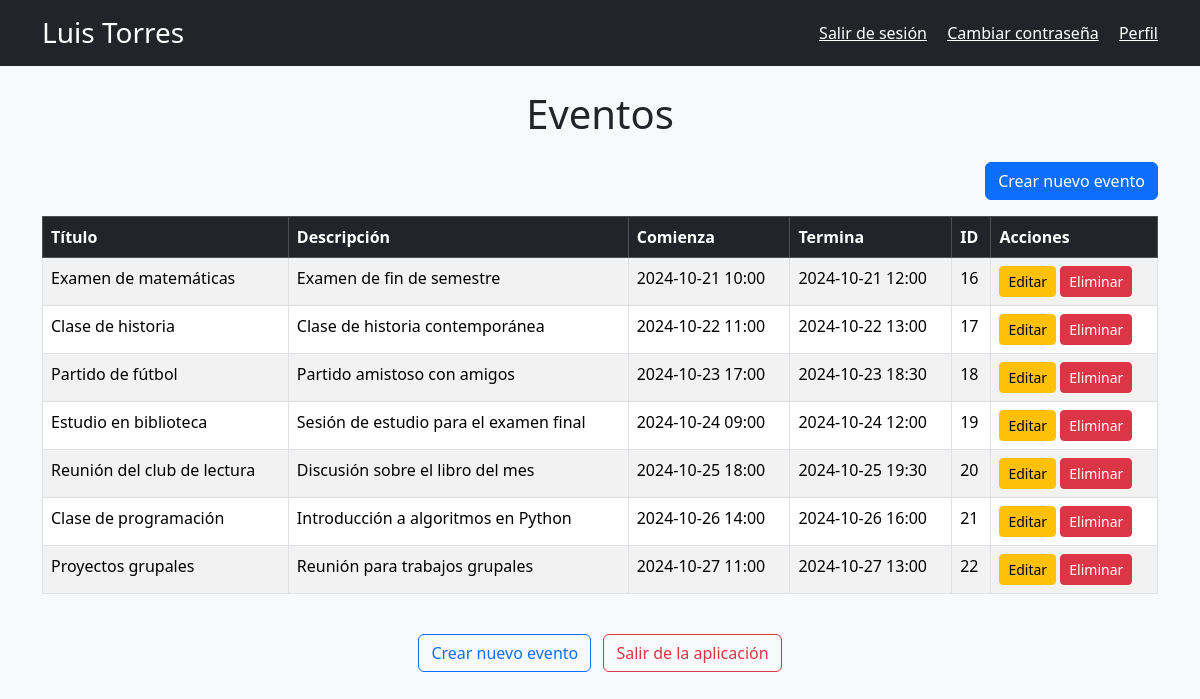
Screenshot of /events.php (signed in) with the database file from the repository.
### tables this page shows
CREATE TABLE users (id INTEGER PRIMARY KEY AUTOINCREMENT,
                                                            email TEXT UNIQUE,
                                                            password TEXT,
                                                            first_name TEXT,
                                                            last_name TEXT,
                                                            birth_date TEXT,
                                                            about TEXT);

CREATE TABLE events (id INTEGER PRIMARY KEY AUTOINCREMENT,
                                                            user_id INTEGER,
                                                            title TEXT,
                                                            description TEXT,
                                                            start_date TEXT,
                                                            end_date TEXT,
                                                            FOREIGN KEY(user_id) REFERENCES users(id));

### db.php (called while the page is built)
<?php
require_once __DIR__ . "/data-access/CalendarDataAccess.php";
require_once __DIR__ . "/entities/User.php";
require_once __DIR__ . "/entities/Event.php";
$dbFile = __DIR__ . "/data-access/calendario.db";
$calendarDataAccess = new CalendarDataAccess($dbFile);

### data-access/CalendarDataAccess.php (called while the page is built, shortened)
<?php
require_once __DIR__ . "/../entities/User.php";
require_once __DIR__ . "/../entities/Event.php";
class CalendarDataAccess
{
    private $pdo;
    public function __construct($dbFile)
    {
        $this->pdo = new PDO("sqlite:" . $dbFile);
        $this->pdo->setAttribute(PDO::ATTR_ERRMODE, PDO::ERRMODE_EXCEPTION);
        $this->createInitialDataIfTablesEmpty();
    }
    private function createTables(): void
    {
        $this->pdo->exec("CREATE TABLE IF NOT EXISTS users (id INTEGER PRIMARY KEY AUTOINCREMENT,
                                                            email TEXT UNIQUE,
                                                            password TEXT,
                                                            first_name TEXT,
                                                            last_name TEXT,
                                                            birth_date TEXT,
                                                            about TEXT)");
        $this->pdo->exec("CREATE TABLE IF NOT EXISTS events (id INTEGER PRIMARY KEY AUTOINCREMENT,
                                                            user_id INTEGER,
                                                            title TEXT,
                                                            description TEXT,
                                                            start_date TEXT,
                                                            end_date TEXT,
                                                            FOREIGN KEY(user_id) REFERENCES users(id))");
    }
    private function createInitialDataIfTablesEmpty(): void
    {
        if ($this->isUsersTableEmpty()) {
            $this->createInitialUsers();
        }
        if ($this->isEventsTableEmpty()) {
            $this->createInitialEvents();
        }
    }
    private function isUsersTableEmpty(): bool
    {
        $stmt = $this->pdo->query("SELECT COUNT(1) as count FROM users");
        $result = $stmt->fetch(PDO::FETCH_ASSOC);
        return $result['count'] == 0;
    }
    private function isEventsTableEmpty(): bool
    {
        $stmt = $this->pdo->query("SELECT COUNT(1) as count FROM events");
        $result = $stmt->fetch(PDO::FETCH_ASSOC);
        return $result['count'] == 0;
    }
    public function getUserById(int $userId): ?User
    {
        $stmt = $this->pdo->prepare("SELECT * FROM users WHERE id = :id");
        $stmt->execute([':id' => $userId]);
        $result = $stmt->fetch(PDO::FETCH_ASSOC);
        if ($result) {
            $user = new User(
                $result['email'],
                $result['password'],
                $result['first_name'],
                $result['last_name'],
                $result['birth_date'],
                $result['about'],
                $result['id']
            );
            return $user;
        } else {
            return null;
        }
    }
    public function getEventsByUserId(int $userId): array
    {
        $stmt = $this->pdo->prepare("SELECT * FROM events WHERE user_id = :user_id ORDER BY start_date ASC");
        $stmt->bindValue(':user_id', $userId);
        $stmt->execute();
        $results = $stmt->fetchAll(PDO::FETCH_ASSOC);
        $events = [];
        foreach ($results as $row) {
            $event = new Event(
                $row['user_id'],
                $row['title'],
                $row['description'],
                $row['start_date'],
                $row['end_date'],
                $row['id']
            );
            $events[] = $event;
        }
        return $events;
    }
}

### entities/User.php (called while the page is built, shortened)
<?php
class User
{
    private $firstName;
    private $lastName;
    public function getFirstName()
    {
        return $this->firstName;
    }
    public function getLastName()
    {
        return $this->lastName;
    }
    public function setFirstName($firstName)
    {
        $this->firstName = $firstName;
    }
    public function setLastName($lastName)
    {
        $this->lastName = $lastName;
    }
}

### entities/Event.php (called while the page is built, shortened)
<?php
class Event
{
    private $id;
    private $title;
    private $description;
    private $startDate;
    private $endDate;
    public function __construct($userId, $title, $description, $startDate, $endDate, $id = null)
    {
        $this->id = $id;
    }
    public function getId()
    {
        return $this->id;
    }
    public function getTitle()
    {
        return $this->title;
    }
    public function getDescription()
    {
        return $this->description;
    }
    public function getStartDate()
    {
        return $this->startDate;
    }
    public function getEndDate()
    {
        return $this->endDate;
    }
    public function setTitle($title)
    {
        $this->title = $title;
    }
    public function setDescription($description)
    {
        $this->description = $description;
    }
    public function setStartDate($startDate)
    {
        $this->startDate = $startDate;
    }
    public function setEndDate($endDate)
    {
        $this->endDate = $endDate;
    }
}

### events.php (the view, shortened to what this page needs)
<?php
include_once __DIR__ . "/db.php";
?>
<!DOCTYPE html>
<html lang="en">
<head>
    <link rel="stylesheet" href="https://cdn.jsdelivr.net/npm/bootstrap@5.3.3/dist/css/bootstrap.min.css"
>
</head>
<body class="bg-light">
    <header class="p-3 bg-dark text-white mb-4">
        <div class="container d-flex justify-content-between align-items-center">
            <div>
                <?php
                $user = $calendarDataAccess->getUserById($_SESSION['user']);
                $name = htmlspecialchars($user->getFirstName());
                $lastname = htmlspecialchars($user->getLastName());
                ?>
                <h1 class="h3 mb-0"><?php echo "$name $lastname"; ?></h1>
            </div>
            <nav>
                <a href="logout.php" class="text-white me-3">Salir de sesión</a>
                <a href="#!" class="text-white me-3">Cambiar contraseña</a>
                <a href="#!" class="text-white">Perfil</a>
            </nav>
        </div>
    </header>
    <main class="container">
        <h1 class="mb-4 text-center">Eventos</h1>
        <div class="d-flex justify-content-end mb-3">
            <a href="new-event.php" class="btn btn-primary">Crear nuevo evento</a>
        </div>
        <?php
        $events = $calendarDataAccess->getEventsByUserId($_SESSION['user']);
        if (count($events) > 0):
        ?>
            <div class="table-responsive">
                <table class="table table-bordered table-striped">
                    <thead class="table-dark">
                        <tr>
                            <th>Título</th>
                            <th>Descripción</th>
                            <th>Comienza</th>
                            <th>Termina</th>
                            <th>ID</th>
                            <th>Acciones</th>
                        </tr>
                    </thead>
                    <tbody>
                        <?php
                        foreach ($events as $event):
                            $titulo = htmlspecialchars($event->getTitle());
                            $descrip = htmlspecialchars($event->getDescription());
                            $comienza = htmlspecialchars($event->getStartDate());
                            $termina = htmlspecialchars($event->getEndDate());
                            $id = htmlspecialchars($event->getId());
                        ?>
                            <tr>
                                <td><?php echo $titulo; ?></td>
                                <td><?php echo $descrip; ?></td>
                                <td><?php echo $comienza; ?></td>
                                <td><?php echo $termina; ?></td>
                                <td><?php echo $id; ?></td>
                                <td>
                                    <a href="#!" class="btn btn-sm btn-warning">Editar</a>
                                    <a href="delete-event.php?id=<?php echo $id; ?>" class="btn btn-sm btn-danger">Eliminar</a>
                                </td>
                            </tr>
                        <?php endforeach; ?>
                    </tbody>
                </table>
            </div>
        <?php else: ?>
            <p class="text-center">No tienes eventos registrados.</p>
        <?php endif; ?>
        <div class="mt-4 text-center">
            <a href="new-event.php" class="btn btn-outline-primary">Crear nuevo evento</a>
            <a href="logout.php" class="btn btn-outline-danger ms-2">Salir de la aplicación</a>
        </div>
    </main>
</body>
</html>

### rows the page displays
users: first_name "Luis", last_name "Torres"
events: title "Examen de matemáticas", description "Examen de fin de semestre", start_date "2024-10-21 10:00", end_date "2024-10-21 12:00", id "16"
events: title "Clase de historia", description "Clase de historia contemporánea", start_date "2024-10-22 11:00", end_date "2024-10-22 13:00", id "17"
events: title "Partido de fútbol", description "Partido amistoso con amigos", start_date "2024-10-23 17:00", end_date "2024-10-23 18:30", id "18"
events: title "Estudio en biblioteca", description "Sesión de estudio para el examen final", start_date "2024-10-24 09:00", end_date "2024-10-24 12:00", id "19"
events: title "Reunión del club de lectura", description "Discusión sobre el libro del mes", start_date "2024-10-25 18:00", end_date "2024-10-25 19:30", id "20"
events: title "Clase de programación", description "Introducción a algoritmos en Python", start_date "2024-10-26 14:00", end_date "2024-10-26 16:00", id "21"
events: title "Proyectos grupales", description "Reunión para trabajos grupales", start_date "2024-10-27 11:00", end_date "2024-10-27 13:00", id "22"
